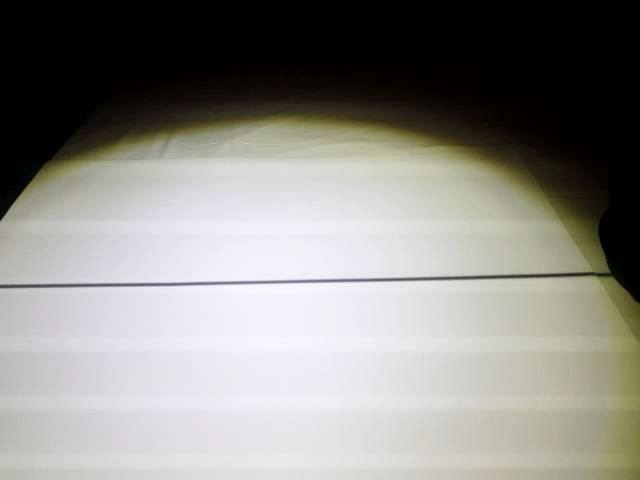
#> input picture data/calibration/david/13-04-2021b/shadow_flat/frame_2021-04-13 21:39:34.254860.png, 640 x 480 px
$ jupyter execute --allow-errors 'experiments copy.ipynb'
#> lines starting #> are read from the running program, lines starting #| are printed output that depends on the picture; after the words box and inside, x2 and y2 are one past the last pixel; in counts of white or black regions, pixels touching at a corner belong together
### functions.py
import cv2
import numpy as np
import glob
from tqdm import tqdm
from sklearn.linear_model import RANSACRegressor, LinearRegression

# Find the chessboard corners subpixel coordinates of a given set of images


# [95 lines left out: functions chessboardPointExtraction, calculateReprojectionError, get_xyz_coords, calculatePpmMatrix, not called in this run]


# The points that are used to calculate the shadow plane are in different z planes. This function
# only allows the regression to be done with points that are not on the same z plane. Ideally, the
# meausred points with the same z coordinate should be colinear and, thus, shouldn't be considered,
# but to to imperfections in the 3D coordinate this is not the case.
def validateData(_, b):
    return not(b[0] == b[1] and b[1] == b[2])

# Calculate the coeffiecents of a plane that fits the given <points>. The estimation is done using
# RANSAC. The algorithm expects points in to different z planes. The coeficients are returned in the
# form [A,B,C,D] where the plane is of the form Ax+BY+CZ = -D


def calculatePlaneCoefs(points):
    xy = points[:, :2]
    z = points[:, 2]

    # estimate Ax + By + D = Z (C = 1)
    # validateData ensures that points used to estimate the plane are in different Z planes
    # without this the algorithm was considering all points in other planes as outliers
    reg = RANSACRegressor(base_estimator=LinearRegression(fit_intercept=True),
                          is_data_valid=validateData,
                          residual_threshold=0.01,
                          max_trials=1000).fit(xy, z)

    return list(np.append(reg.estimator_.coef_, [-1, -reg.estimator_.intercept_]))


# Calculate the 3D coordinates of the write 2D <points>, given a set of extra constraints (see get_xyz_coords) and a
# perspective projection matrix
# [59 lines left out: functions getWhitePoint3DCoords, validateDataLine, calculateLineCoefs, splitTopBottomPoints, not called in this run]

### experiments copy.ipynb
[cell 1]
import numpy as np
import cv2
import glob
from functions import *
from matplotlib import pyplot as plt
from itertools import count

[cell 2]
CAMERA_ID = 'david'
SESSION_ID = '13-04-2021b'
PROCESSED_IMAGE_NAME = 'result_247_247_4_7.png'
CHESSBOARD_SQUARE_LENGTH_MM = 1
CHESSBOARD_DIMENSIONS = (9,6, CHESSBOARD_SQUARE_LENGTH_MM)
PLANE_CALIBRATION_OBJECT_HEIGHT_MM = 2

## Chessboard calibration (intrisinc parameters)

#> (a cell that did not finish here is left out)

### Intrinsic Parameters

#> (a cell that did not finish here is left out)

### Intrinsic Reprojection Error

#> (a cell that did not finish here is left out)

## Chessboard calibration (extrinsic parameters)

#> (a cell that did not finish here is left out)

#> (a cell that did not finish here is left out)

### Extrinsic Reprojection Error

[cell 8]
mean_error = 0

#> (the rest of this cell did not finish here and is left out)

## Projection Calculation

#> (a cell that did not finish here is left out)

## Shadow/Light Plane Calibration

[cell 10]
TEMP_SESSION = '13-04-2021b'
flat_image = cv2.imread(f'data/calibration/{CAMERA_ID}/{TEMP_SESSION}/shadow_flat/frame_2021-04-13 21:39:34.254860.png',cv2.IMREAD_GRAYSCALE)
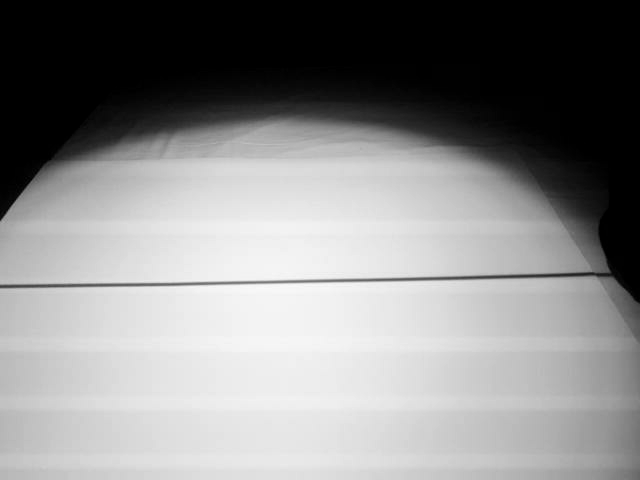
#> flat_image: shape (480, 640); min 0, max 249, mean 137.7
height_image = cv2.imread(f'data/calibration/{CAMERA_ID}/{TEMP_SESSION}/shadow_height/intrujice.png', cv2.IMREAD_GRAYSCALE)
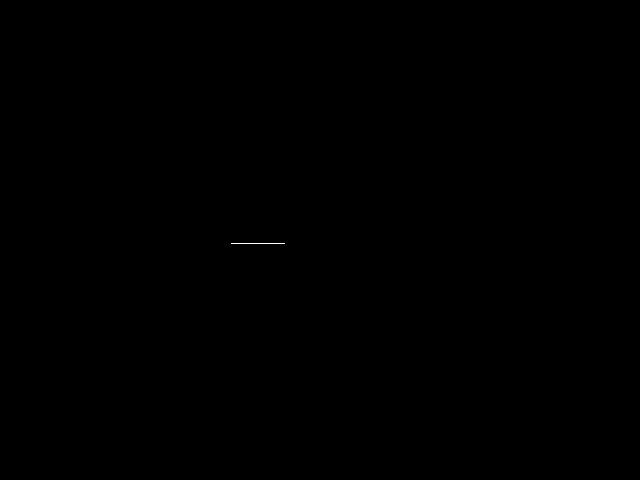
#> input picture data/calibration/david/13-04-2021b/elevated_plane_points/intrujice.png, 640 x 480 px, found by its file name
#> height_image: shape (480, 640); 0.02% white in thin lines or dots, all inside (x1, y1, x2, y2) = (231, 243, 285, 244)
processed_bottom = cv2.imread(f'data/calibration/{CAMERA_ID}/{TEMP_SESSION}/shadow_flat/result_231_233_5_8-clean-clean.png', cv2.IMREAD_GRAYSCALE)
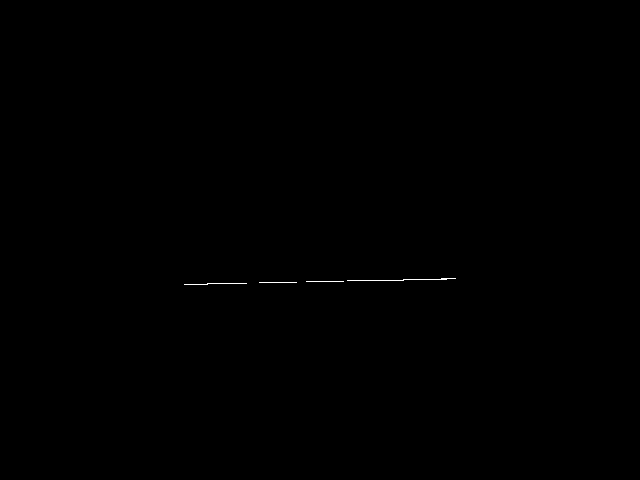
#> input picture data/calibration/david/13-04-2021b/shadow_flat/result_231_233_5_8-clean-clean.png, 640 x 480 px
#> processed_bottom: shape (480, 640); 0.08% white in thin lines or dots, all inside (x1, y1, x2, y2) = (184, 278, 456, 285)
top_lines = cv2.subtract(height_image, processed_bottom)
ret, processed_top = cv2.threshold(top_lines, 240, 255, cv2.THRESH_BINARY)

processed_bottom = processed_bottom
processed_top = height_image
plt.imshow(processed_bottom, cmap='gray')

[cell 11]
# Map image 2D coordinates to 3D coordinates

bottom_points = []
top_points = []
shadow_plane_3d_points = []

# 'Floor' points
white_pixel_coords = cv2.findNonZero(processed_bottom)
#> white_pixel_coords = contour of 256 points, box (x1, y1, x2, y2) (184, 278, 456, 285), area 4
#> (the rest of this cell did not finish here and is left out)

[cell 12]
# Calculate A,B,C and D parameters of the light/shadow plane using least squares method
# plane_points = np.hstack((shadow_plane_3d_points, np.ones((len(shadow_plane_3d_points), 1)) * -1))
# res = np.linalg.lstsq(plane_points, np.zeros((len(plane_points))), rcond=None)
# print(res)

#> (a cell that did not finish here is left out)

## Target object point extraction

[cell 14]
shadow_points = cv2.imread(f'data/calibration/{CAMERA_ID}/{SESSION_ID}/cube_processed/{PROCESSED_IMAGE_NAME}')
#> (the rest of this cell did not finish here and is left out)

[cell 15]
# Calculate y and z for points in shadow
points_x = []
points_y = []
points_z = []
#> (the rest of this cell did not finish here and is left out)

[cell 16]
figure, subplots = plt.subplots(1, 2)
subplots[0].set_title('Calculated point coordinates')
subplots[0].set_xlabel('Y Coordinate')
subplots[0].set_ylabel('Z Coordinate')
subplots[0].set_ylim([-0.5,15])
subplots[0].scatter(points_y, points_z, color='black', marker='.', linewidths=0.1)

subplots[1].set_title('Calculated point coordinates')
subplots[1].set_xlabel('X Coordinate')
subplots[1].set_ylabel('Y Coordinate')
subplots[1].set_xlim([-3,3])
subplots[1].scatter(points_x, points_y, color='black', marker='.', linewidths=0.1)
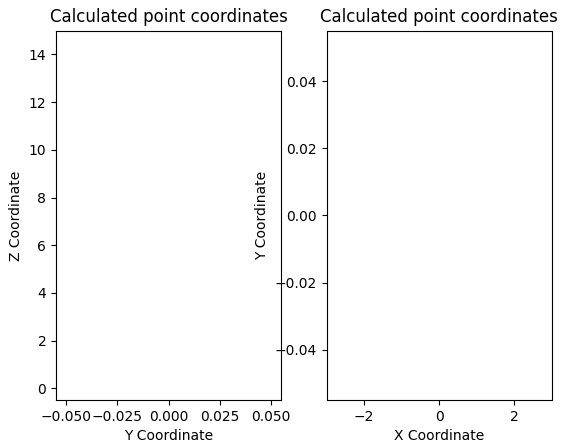
#> figure drawn by matplotlib, 2 panels
